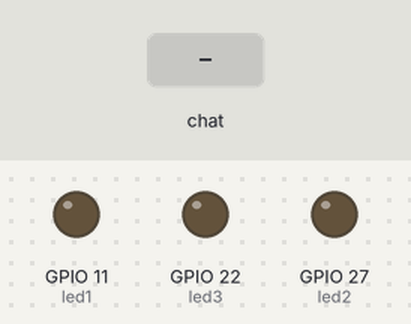
A program run on a simulated Raspberry Pi (BCM pin numbers). On the bench: output pins drawn as LEDs (lit = HIGH). Dashed ring = blinking. Inputs (shaded band) come from the test bench. What the program prints to the terminal is not drawn.

Above: at 1.2 s.
1.3 s: chat message "/blink" arrives
At 2.0 s:
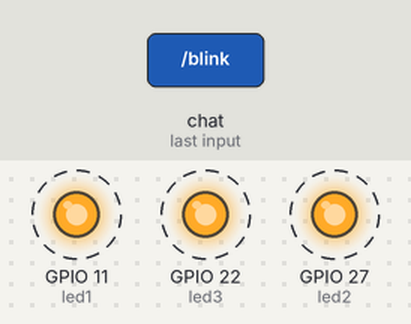
4.3 s: chat message "/led1on" arrives
7.3 s: chat message "/led2on" arrives
At 8.1 s:
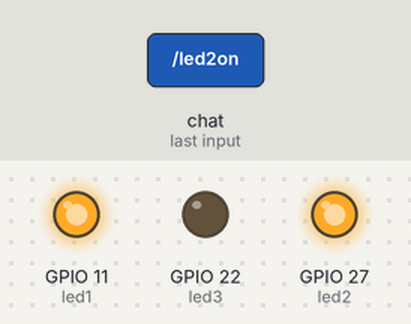
8.8 s: chat message "/led1off" arrives
At 9.2 s:
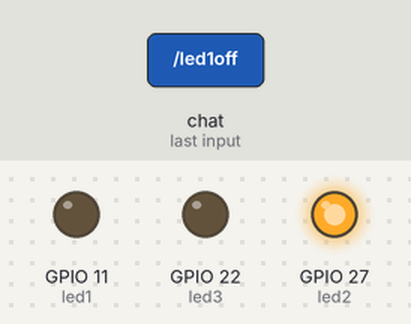
10.3 s: chat message "/led3on" arrives
At 11.5 s:
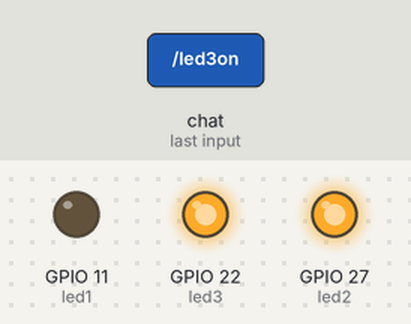
11.8 s: chat message "/led2off" arrives
At 12.7 s:
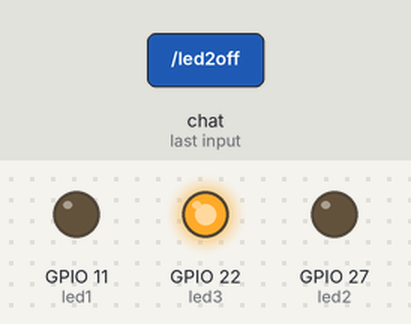
Timing chart, 0 to 14.3 s (numbered marks = the images above; inputs shaded):
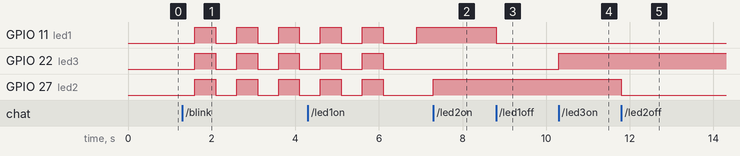

Measured:
- after the input at 1.3 s, GPIO 11 (led1), GPIO 22 (led3), GPIO 27 (led2): alternates HIGH for 0.50 s and LOW for 0.50 s, starting after 0.30 s
- after the input at 7.3 s, GPIO 27 (led2): LOW → HIGH at once
- after the input at 8.8 s, GPIO 11 (led1): HIGH → LOW at once
- after the input at 10.3 s, GPIO 22 (led3): LOW → HIGH at once
- after the input at 11.8 s, GPIO 27 (led2): HIGH → LOW at once

The program:

telegramcode.py
```python
from gpiozero import LED
from telegram import Update
from telegram.ext import Application, CommandHandler, ContextTypes
import asyncio

TOKEN = "8910535320:AAHBOsQLad5xwkLlpx74j92Q4L7Nh6l6IR4"

led1 = LED(11)
led2 = LED(27)
led3 = LED(22)

async def on1(u, c):
    led1.on()
    await u.message.reply_text("✅ LED 1 ON (Pin 11)")

async def off1(u, c):
    led1.off()
    await u.message.reply_text("🔴 LED 1 OFF (Pin 11)")

async def on2(u, c):
    led2.on()
    await u.message.reply_text("✅ LED 2 ON (Pin 27)")

async def off2(u, c):
    led2.off()
    await u.message.reply_text("🔴 LED 2 OFF (Pin 27)")

async def on3(u, c):
    led3.on()
    await u.message.reply_text("✅ LED 3 ON (Pin 22)")

async def off3(u, c):
    led3.off()
    await u.message.reply_text("🔴 LED 3 OFF (Pin 22)")

async def allon(u, c):
    led1.on()
    led2.on()
    led3.on()
    await u.message.reply_text("⚡ ALL LEDs ON")

async def alloff(u, c):
    led1.off()
    led2.off()
    led3.off()
    await u.message.reply_text("🔌 ALL LEDs OFF")

async def blink(u, c):
    await u.message.reply_text("💫 Blinking 5 times...")
    for i in range(5):
        led1.on()
        led2.on()
        led3.on()
        await asyncio.sleep(0.5)
        led1.off()
        led2.off()
        led3.off()
        await asyncio.sleep(0.5)
    await u.message.reply_text("✅ Blink Done!")

async def status(u, c):
    s1 = "ON 🟢" if led1.is_active else "OFF 🔴"
    s2 = "ON 🟢" if led2.is_active else "OFF 🔴"
    s3 = "ON 🟢" if led3.is_active else "OFF 🔴"

    await u.message.reply_text(
        f"💡 LED Status:\n"
        f"LED 1 (Pin 11): {s1}\n"
        f"LED 2 (Pin 27): {s2}\n"
        f"LED 3 (Pin 22): {s3}"
    )

async def start(u, c):
    await u.message.reply_text(
        "🤖 *LED Bot Ready!*\n\n"
        "/led1on  /led1off\n"
        "/led2on  /led2off\n"
        "/led3on  /led3off\n"
        "/allon   /alloff\n"
        "/blink   — 5 baar blink\n"
        "/status  — current state",
        parse_mode="Markdown"
    )

app = Application.builder().token(TOKEN).build()

app.add_handler(CommandHandler("start", start))
app.add_handler(CommandHandler("status", status))
app.add_handler(CommandHandler("led1on", on1))
app.add_handler(CommandHandler("led1off", off1))
app.add_handler(CommandHandler("led2on", on2))
app.add_handler(CommandHandler("led2off", off2))
app.add_handler(CommandHandler("led3on", on3))
app.add_handler(CommandHandler("led3off", off3))
app.add_handler(CommandHandler("allon", allon))
app.add_handler(CommandHandler("alloff", alloff))
app.add_handler(CommandHandler("blink", blink))

print("✅ Bot Running...")
app.run_polling()
```
